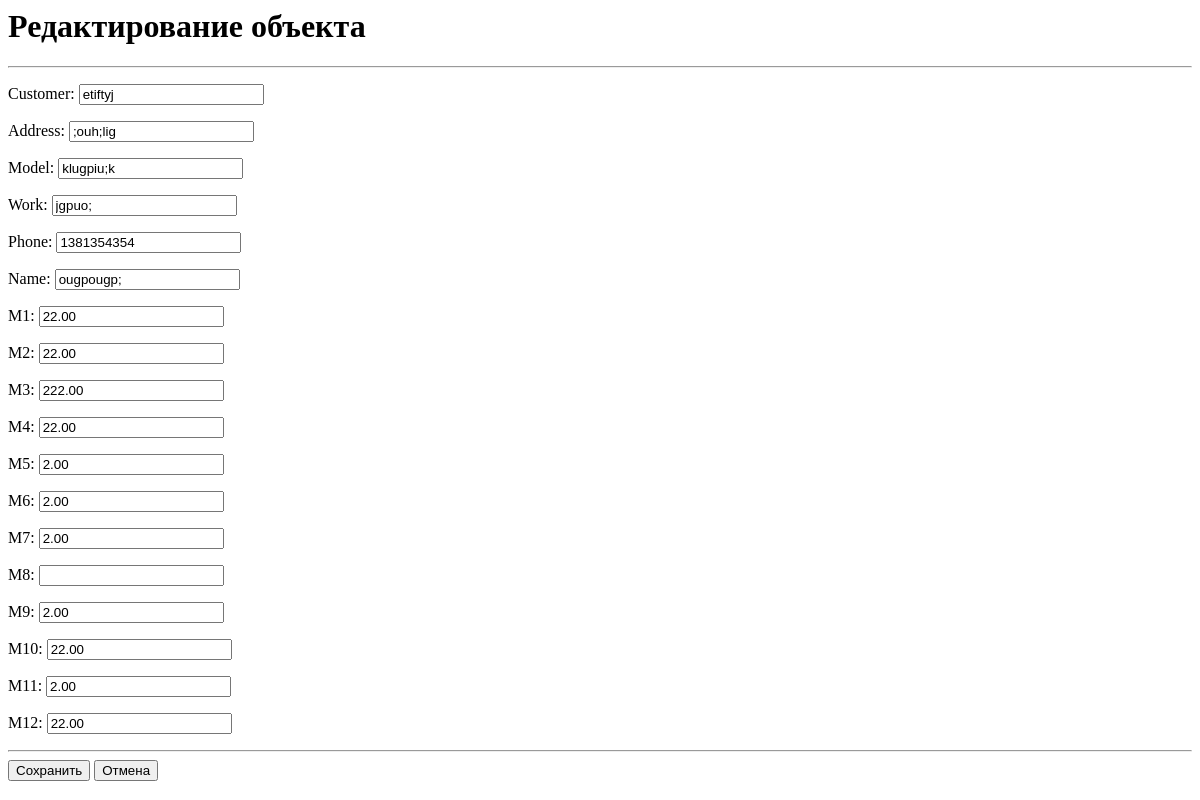
The page /object/edit/196/ on the database as committed earlier.
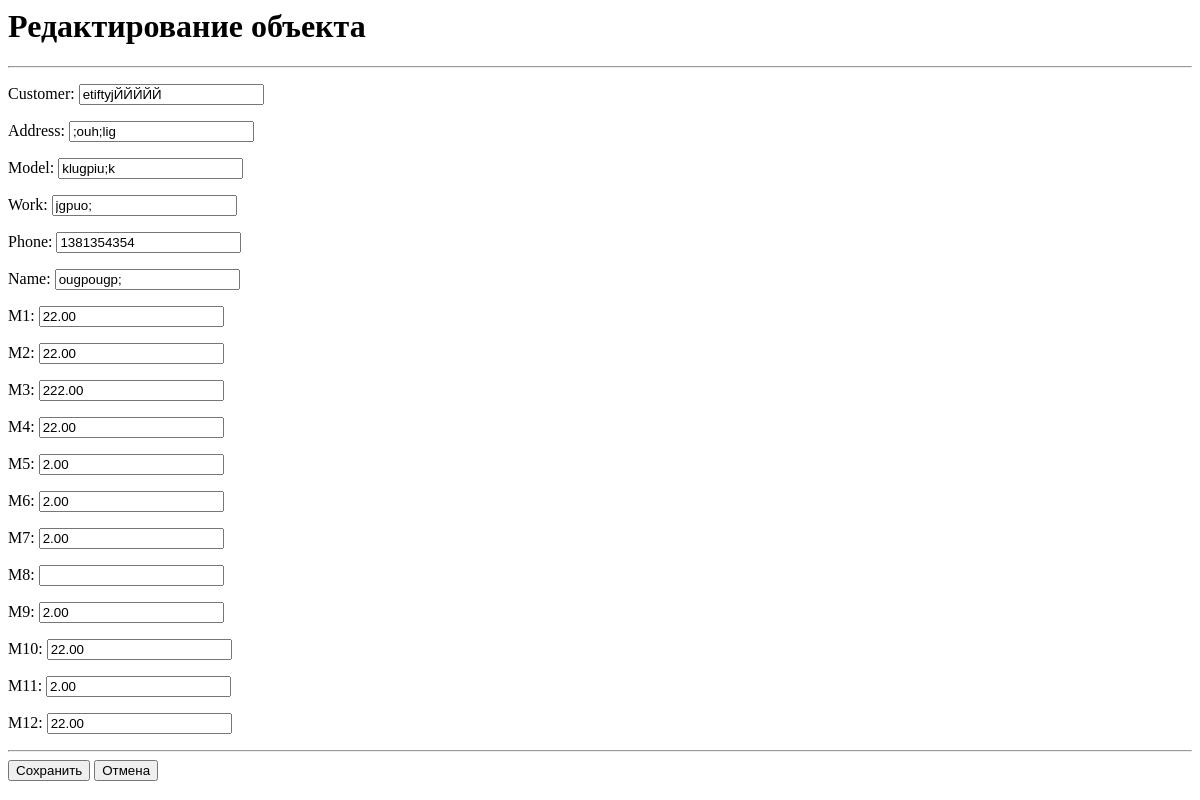
The same page on the database as committed later.
### LIFTEH/models.py (models this page shows)
class Object(models.Model):
    customer = models.CharField(max_length=255, default='')
    address = models.CharField(max_length=255, default='')
    model = models.CharField(max_length=255, default='')
    work = models.CharField(max_length=20, default='')
    phone = models.CharField(max_length=20, default='')
    name = models.CharField(max_length=255, default='')
    M1 = models.DecimalField(max_digits=12, decimal_places=2, null=True)
    M2 = models.DecimalField(max_digits=12, decimal_places=2, null=True)
    M3 = models.DecimalField(max_digits=12, decimal_places=2, null=True)
    M4 = models.DecimalField(max_digits=12, decimal_places=2, null=True)
    M5 = models.DecimalField(max_digits=12, decimal_places=2, null=True)
    M6 = models.DecimalField(max_digits=12, decimal_places=2, null=True)
    M7 = models.DecimalField(max_digits=12, decimal_places=2, null=True)
    M8 = models.DecimalField(max_digits=12, decimal_places=2, null=True)
    M9 = models.DecimalField(max_digits=12, decimal_places=2, null=True)
    M10 = models.DecimalField(max_digits=12, decimal_places=2, null=True)
    M11 = models.DecimalField(max_digits=12, decimal_places=2, null=True)
    M12 = models.DecimalField(max_digits=12, decimal_places=2, null=True)

### LIFTEH/views.py (the view, shortened to what this page needs)
# urls.py: path('object/edit/<int:pk>/', views.objects_edit, name='object_edit'),
def objects_edit(request, pk):
    servicing = get_object_or_404(Object, pk=pk)
    form = ObjectForm(instance=servicing)
    return render(request, 'object_edit.html', {'form': form, 'object': servicing})

### LIFTEH/templates/object_edit.html (shortened to what this page needs)
<h1>Редактирование объекта</h1>
<hr>
<form method="post" id="objectEditForm" action="{% url 'object_edit' pk=object.id %}">
    {{ form.as_p }}
    <hr>
    <button type="submit" class="btn btn-success">Сохранить</button>
    <button type="button" class="btn btn-primary" data-bs-dismiss="modal">Отмена</button>
</form>

Rows that differ between the two databases and show on the page:
changed Object ";ouh;lig": customer "etiftyj" → "etiftyjЙЙЙЙЙ"
